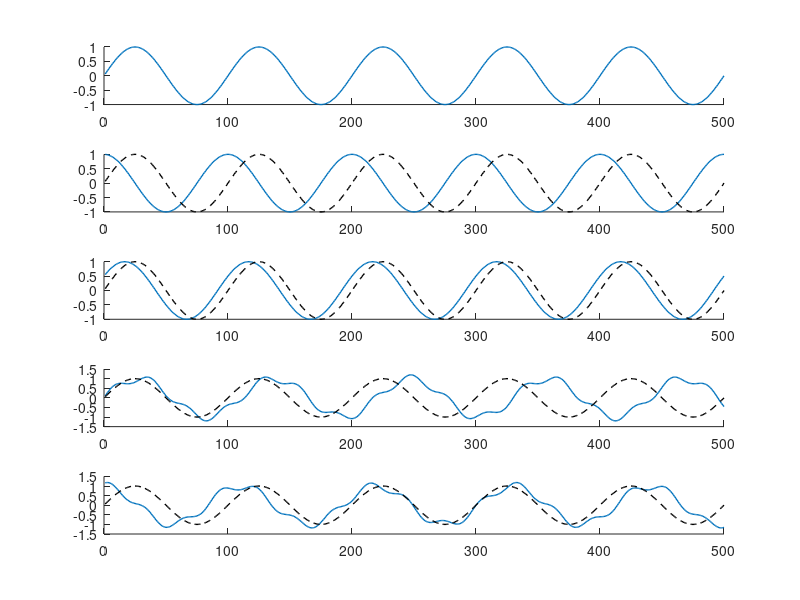

This chart was generated by the following MATLAB code: (Note: this script raises an error after producing the figure.)
% demo the learning of clds
% 
clear;
disp('Learning CLDS demo');
N = 500;
t = (1:N)';
a = zeros(N, 2);
f = 1 / 100;
b = [sin(2 * pi * f * t) cos(2 * pi * f * t) sin(2 * pi * f * t + pi/6)];

f1 = 1 / 110;
f2 = 1 / 30;
t1 = 2 * pi * f1 * t;
t2 = 2 * pi * f2 * t;
c = [sin(t1) + 0.2 * sin(t2), cos(t1) + 0.2 * sin(t2 + pi/4)];

X = [b c]';
M = size(X, 1);
figure;
set(gcf, 'defaultlinelinewidth', 1);
for i = 1:M
  subplot(M, 1, i);
  hold on;
  plot(X(i, :));
  if (i > 1)
    plot(X(1, :), 'black--');
  end
end

model_train = learn_clds(X, 'Hidden', 6, 'MaxIter', 100);
score = abs(model_train.C);
figure;
imagesc(score);
title('features from CLDS');
disp('mu0:');
disp(model_train.mu0);
disp('Q0:');
disp(model_train.Q0);
disp('A:');
disp(model_train.A);
disp('Q:');
disp(model_train.Q);
disp('C:');
disp(model_train.C);
disp('R:');
disp(model_train.R);

save('demo.mat');